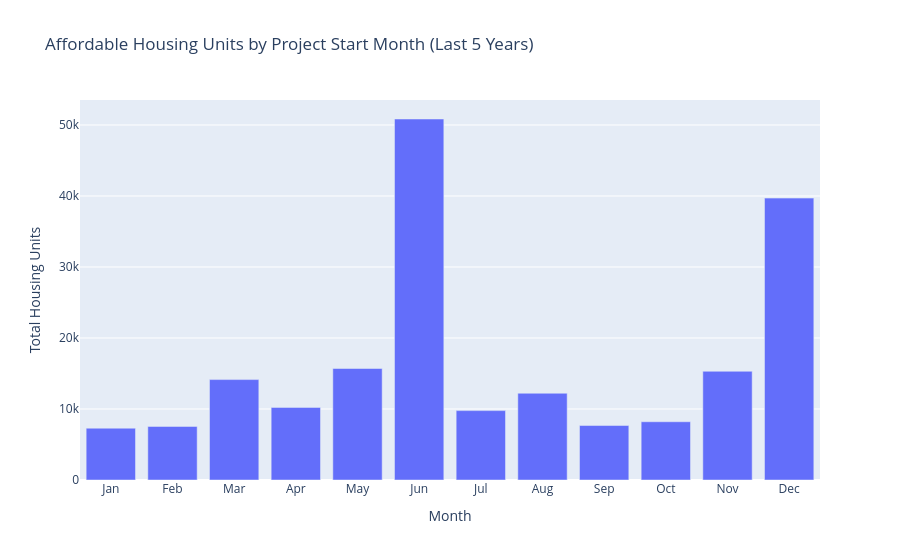

The code cell stored with this chart in its notebook:
### Code cell
fig = px.bar(
    monthly_units,
    x="month",
    y="total_units",
    category_orders={
        "month": ["Jan", "Feb", "Mar", "Apr", "May", "Jun",
                  "Jul", "Aug", "Sep", "Oct", "Nov", "Dec"]
    },
    title="Affordable Housing Units by Project Start Month (Last 5 Years)",
    labels={
        "month": "Month",
        "total_units": "Total Housing Units"
    }
)

fig.show()

### Figure 1 — Plotly figure (JSON) as saved in the notebook; plotly's stock layout.template omitted (floating-point values rounded to 4 significant figures)
{"data": [{"hovertemplate": "Month=%{x}<br>Total Housing Units=%{y}<extra></extra>", "legendgroup": "", "marker": {"color": "#636efa", "pattern": {"shape": ""}}, "name": "", "orientation": "v", "showlegend": false, "textposition": "auto", "type": "bar", "x": ["Jan", "Feb", "Mar", "Apr", "May", "Jun", "Jul", "Aug", "Sep", "Oct", "Nov", "Dec"], "xaxis": "x", "y": [7299.0, 7545.0, 14140.0, 10220.0, 15700.0, 50850.0, 9772.0, 12220.0, 7672.0, 8203.0, 15310.0, 39700.0], "yaxis": "y"}], "layout": {"barmode": "relative", "legend": {"tracegroupgap": 0}, "title": {"text": "Affordable Housing Units by Project Start Month (Last 5 Years)"}, "xaxis": {"anchor": "y", "categoryarray": ["Jan", "Feb", "Mar", "Apr", "May", "Jun", "Jul", "Aug", "Sep", "Oct", "Nov", "Dec"], "categoryorder": "array", "domain": [0, 1], "title": {"text": "Month"}}, "yaxis": {"anchor": "x", "domain": [0, 1], "title": {"text": "Total Housing Units"}}}}
